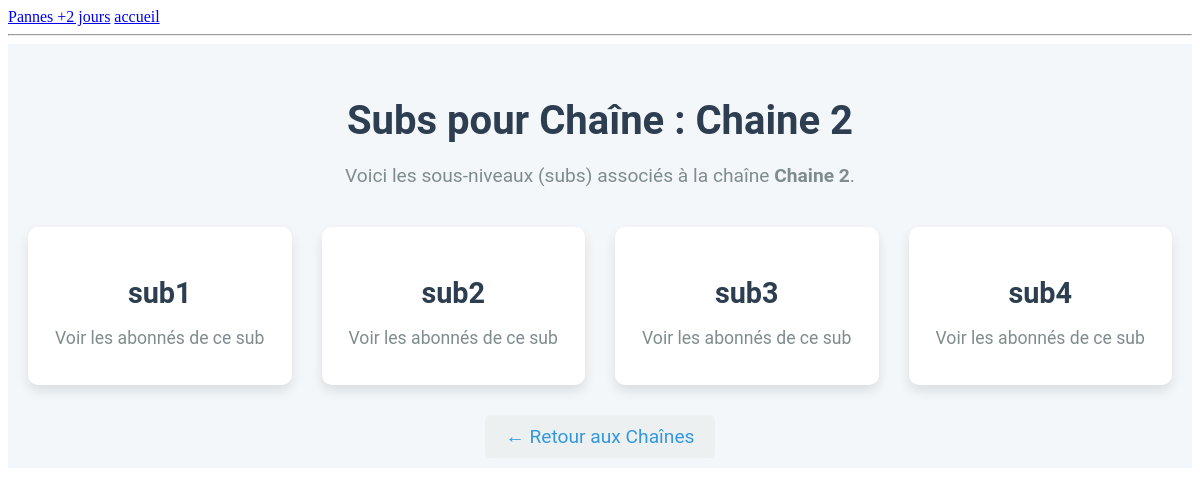
Page /chaine/2/subs/ on the committed database.
### airponFtth/models.py (models this page shows, shortened)
class Chaine(models.Model):
    hub = models.ForeignKey(Hub, on_delete=models.CASCADE, related_name='chaines')
    nom = models.CharField(max_length=100)

class Sub(models.Model):
    chaine = models.ForeignKey(Chaine, on_delete=models.CASCADE, related_name='subs')
    nom = models.CharField(max_length=100)

### airponFtth/views.py (the view)
# urls.py: path('chaine/<int:chaine_id>/subs/', views.sub_list, name='sub_list'),
def sub_list(request, chaine_id):
    chaine = get_object_or_404(Chaine, id=chaine_id)
    subs = chaine.subs.all()
    return render(request, 'app/sub_list.html', {'chaine': chaine, 'subs': subs})

### airponFtth/templates/app/sub_list.html
{% extends 'base.html' %}
{% block content %}
<div class="container">
    <h2 class="page-title">Subs pour Chaîne : {{ chaine.nom }}</h2>
    <p class="intro-text">Voici les sous-niveaux (subs) associés à la chaîne <strong>{{ chaine.nom }}</strong>.</p>
    <div class="central-list">
        {% for sub in subs %}
        <div class="central-item">
            <a href="{% url 'abonne_list' sub.id %}" class="central-link">
                <div class="central-card">
                    <h3>{{ sub.nom }}</h3>
                    <p>Voir les abonnés de ce sub</p>
                </div>
            </a>
        </div>
        {% empty %}
        <div class="no-central">Aucun sub disponible pour cette chaîne.</div>
        {% endfor %}
    </div>
    <div class="back-link">
        <a href="{% url 'chaine_list' chaine.hub.id %}" class="back-btn">← Retour aux Chaînes</a>
    </div>
</div>
{% endblock %}

### airponFtth/templates/base.html (style rules this page uses)
.container { max-width: 1200px; margin: 0 auto; padding: 20px; font-family: 'Roboto', sans-serif; background-color: #f4f7fa; }
.page-title { font-size: 2.5em; color: #2C3E50; text-align: center; margin-bottom: 20px; }
.intro-text { font-size: 1.2em; color: #7F8C8D; text-align: center; margin-bottom: 40px; }
.central-list { display: grid; grid-template-columns: repeat(auto-fill, minmax(250px, 1fr)); gap: 30px; justify-items: center; }
.central-item { width: 100%; max-width: 350px; }
.central-card { background-color: #fff; border-radius: 10px; box-shadow: 0 6px 12px rgba(0, 0, 0, 0.1); padding: 20px; text-align: center; transition: transform 0.3s ease, box-shadow 0.3s ease; }
.central-link { text-decoration: none; color: inherit; }
.central-card h3 { font-size: 1.8em; color: #2C3E50; margin-bottom: 10px; }
.central-card p { font-size: 1.1em; color: #7F8C8D; }
.back-link { text-align: center; margin-top: 40px; }
.back-btn { font-size: 1.2em; color: #3498db; text-decoration: none; padding: 10px 20px; border-radius: 5px; background-color: #ecf0f1; transition: background-color 0.3s; }

### rows in the picture
Chaine: nom "Chaine 2"
Sub: nom "sub1"
Sub: nom "sub2"
Sub: nom "sub3"
Sub: nom "sub4"
